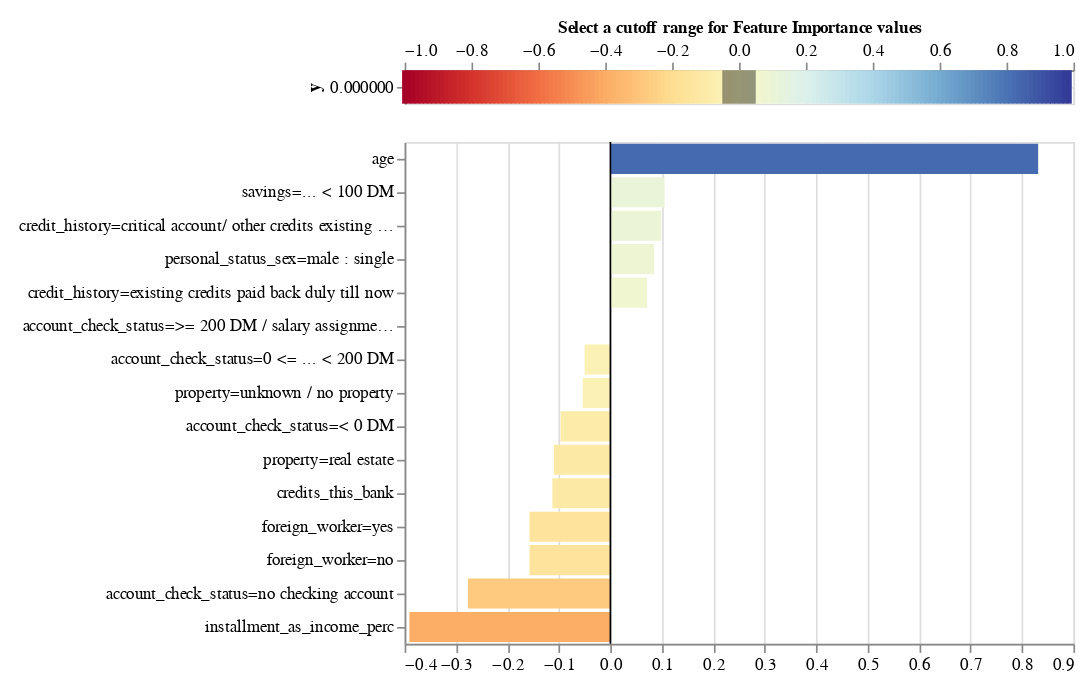

This figure's notebook cell:
### Markdown cell above
##### We can use the method plot_shap_values_alt  (or plot_shap_values_alt2) to get an interactive visual representation. 
##### Parameters: 
- feature_names: the list of features;
- exp: the explanation we want to plot
- fontDimension: font size (which affects entire plot size)

### Code cell
explainer.plot_shap_values_alt(feature_names, exp)

### Figure 1 — Vega-Lite specification as saved in the notebook (floating-point values rounded to 4 significant figures; data arrays with more than 128 entries replaced by an {"elided": "..."} marker saying what was removed)
{"config": {"view": {"continuousWidth": 400, "continuousHeight": 300}, "axis": {"labelFontSize": 10, "labelLimit": 225.0}}, "vconcat": [{"layer": [{"data": {"name": "data-ef2321d8d6da0de001fe44cedc8958cd"}, "mark": {"type": "rule", "strokeWidth": 3}, "encoding": {"color": {"type": "quantitative", "field": "xValue", "legend": null, "scale": {"domain": [-1, 1], "domainMid": 0, "scheme": "redyellowblue"}}, "x": {"type": "quantitative", "axis": {"orient": "top", "titleFontSize": 10}, "field": "xValue", "title": "Select a cutoff range for Feature Importance values "}}}, {"data": {"name": "data-c7bc3ae69e1253e8223f70a11d04b99d"}, "mark": {"type": "rect", "color": "black", "height": 20, "opacity": 0.4, "tooltip": true}, "encoding": {"x": {"type": "quantitative", "field": "x_min"}, "x2": {"field": "x_max"}, "y": {"type": "quantitative", "field": "y"}}, "selection": {"Cutter": {"type": "single", "fields": ["cutoff"], "bind": {"input": "range", "max": 1, "min": 0, "name": "Importance cutoff value (±) ", "step": 0.005}, "init": {"cutoff": 0.05}}}, "transform": [{"calculate": "(-Cutter.cutoff)", "as": "x_min"}, {"calculate": "Cutter.cutoff", "as": "x_max"}]}], "height": 20}, {"layer": [{"data": {"name": "data-d450725d87c5252800682ed6d24c34a2"}, "mark": "bar", "encoding": {"color": {"type": "quantitative", "field": "value", "legend": null, "scale": {"domain": [-1, 1], "domainMid": 0, "scheme": "blueorange"}}, "tooltip": [{"type": "nominal", "field": "name", "title": "Feature"}, {"type": "quantitative", "field": "value", "title": "Importance"}], "x": {"type": "quantitative", "field": "value", "title": null}, "y": {"type": "nominal", "field": "name", "sort": {"field": "value", "op": "mean", "order": "descending"}, "title": null}}, "selection": {"Cutter": {"type": "single", "fields": ["cutoff"], "bind": {"input": "range", "max": 1, "min": 0, "name": "Importance cutoff value (±) ", "step": 0.005}, "init": {"cutoff": 0.05}}}, "transform": [{"filter": "datum.value > -1 & datum.value < 1"}, {"filter": "((datum.value > Cutter.cutoff) || (datum.value < (-Cutter.cutoff)))"}]}, {"data": {"name": "data-9c00aa9dc2b1c1a0b4bf9b34ead12925"}, "mark": "rule", "encoding": {"x": {"type": "quantitative", "field": "x"}}}]}], "padding": 10, "$schema": "https://vega.github.io/schema/vega-lite/v4.8.1.json", "datasets": {"data-ef2321d8d6da0de001fe44cedc8958cd": {"elided": "160 records"}, "data-c7bc3ae69e1253e8223f70a11d04b99d": [{"y": 0, "x": -0.5, "x2": 0.5}], "data-d450725d87c5252800682ed6d24c34a2": [{"name": "duration_in_month", "value": "-3.146543735134303"}, {"name": "credit_amount", "value": "-489.2510537544514"}, {"name": "installment_as_income_perc", "value": "-0.39075347460879906"}, {"name": "present_res_since", "value": "0.012540090231207994"}, {"name": "age", "value": "0.8314643494898328"}, {"name": "credits_this_bank", "value": "-0.1127630116432014"}, {"name": "people_under_maintenance", "value": "-0.020570254623596775"}, {"name": "account_check_status=0 <= ... < 200 DM", "value": "-0.050166293675809256"}, {"name": "account_check_status=< 0 DM", "value": "-0.0968094062071581"}, {"name": "account_check_status=>= 200 DM / salary assignments for at least 1 year", "value": "3.8192324384133496e-05"}, {"name": "account_check_status=no checking account", "value": "-0.27711616029392855"}, {"name": "credit_history=all credits at this bank paid back duly", "value": "-0.00753413022817378"}, {"name": "credit_history=critical account/ other credits existing (not at this bank)", "value": "0.09871176103726662"}, {"name": "credit_history=delay in paying off in the past", "value": "-0.003259792506060558"}, {"name": "credit_history=existing credits paid back duly till now", "value": "0.07139817666518071"}, {"name": "credit_history=no credits taken/ all credits paid back duly", "value": "-0.005795899980760466"}, {"name": "purpose=(vacation - does not exist?)", "value": "-0.014878568693185958"}, {"name": "purpose=business", "value": "-0.006808981232080937"}, {"name": "purpose=car (new)", "value": "-0.03773828292142837"}, {"name": "purpose=car (used)", "value": "0.026155872761769096"}, {"name": "purpose=domestic appliances", "value": "0.016949528806826646"}, {"name": "purpose=education", "value": "0.0"}, {"name": "purpose=furniture/equipment", "value": "-0.0"}, {"name": "purpose=radio/television", "value": "0.0025198381532311113"}, {"name": "purpose=repairs", "value": "0.0007004891254831896"}, {"name": "purpose=retraining", "value": "-0.0"}, {"name": "savings=.. >= 1000 DM ", "value": "0.012557069907205301"}, {"name": "savings=... < 100 DM", "value": "0.10536097809077899"}, {"name": "savings=100 <= ... < 500 DM", "value": "-0.003784496947496538"}, {"name": "savings=500 <= ... < 1000 DM ", "value": "0.00026828100217971094"}, {"name": "savings=unknown/ no savings account", "value": "0.0431063041621536"}, {"name": "present_emp_since=.. >= 7 years", "value": "0.00236419603968972"}, {"name": "present_emp_since=... < 1 year ", "value": "-0.017507689492436446"}, {"name": "present_emp_since=1 <= ... < 4 years", "value": "0.0159897539415944"}, {"name": "present_emp_since=4 <= ... < 7 years", "value": "0.034705342867955624"}, {"name": "present_emp_since=unemployed", "value": "-0.010326156787832493"}, {"name": "personal_status_sex=female : divorced/separated/married", "value": "-0.023439661051967865"}, {"name": "personal_status_sex=male : divorced/separated", "value": "-0.0052916046432779085"}, {"name": "personal_status_sex=male : married/widowed", "value": "0.0484507066345068"}, {"name": "personal_status_sex=male : single", "value": "0.08489733683455641"}, {"name": "other_debtors=co-applicant", "value": "-0.0054266426666887526"}, {"name": "other_debtors=guarantor", "value": "0.0066812923189109655"}, {"name": "other_debtors=none", "value": "0.003972090355581759"}, {"name": "property=if not A121 : building society savings agreement/ life insurance", "value": "0.01772572126747951"}, {"name": "property=if not A121/A122 : car or other, not in attribute 6", "value": "0.019695860513005026"}, {"name": "property=real estate", "value": "-0.1098588637033613"}, {"name": "property=unknown / no property", "value": "-0.0538853149579642"}, {"name": "other_installment_plans=bank", "value": "-0.025086318726218835"}, {"name": "other_installment_plans=none", "value": "-0.03240132873632797"}, {"name": "other_installment_plans=stores", "value": "0.00037848481493986657"}, {"name": "housing=for free", "value": "0.022822106590530557"}, {"name": "housing=own", "value": "-0.0038372609903258932"}, {"name": "housing=rent", "value": "-0.040122474801929923"}, {"name": "job=management/ self-employed/ highly qualified employee/ officer", "value": "0.006930401045609137"}, {"name": "job=skilled employee / official", "value": "0.007007010880487266"}, {"name": "job=unemployed/ unskilled - non-resident", "value": "0.0003675391503389576"}, {"name": "job=unskilled - resident", "value": "-0.005765120933731076"}, {"name": "telephone=none", "value": "-0.03660438386084959"}, {"name": "telephone=yes, registered under the customers name ", "value": "-0.036604383860849625"}, {"name": "foreign_worker=no", "value": "-0.15707827379426237"}, {"name": "foreign_worker=yes", "value": "-0.1570782737942607"}], "data-9c00aa9dc2b1c1a0b4bf9b34ead12925": [{"x": 0}]}}
